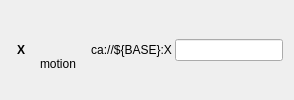
       <widget class="QWidget" name="tweak_widget" native="true">
        <layout class="QHBoxLayout" name="tweak_layout" stretch="0,0,0,0">
         <property name="spacing">
          <number>3</number>
         </property>
         <property name="topMargin">
          <number>1</number>
         </property>
         <property name="bottomMargin">
          <number>1</number>
         </property>
         <item>
          <widget class="PyDMLabel" name="PyDMLabel">
           <property name="font">
            <font>
             <weight>75</weight>
             <bold>true</bold>
            </font>
           </property>
           <property name="toolTip">
            <string/>
           </property>
           <property name="text">
            <string>X</string>
           </property>
           <property name="indent">
            <number>6</number>
           </property>
          </widget>
         </item>
         <item>
          <layout class="QVBoxLayout" name="moving_indicator_layout">
           <property name="topMargin">
            <number>0</number>
           </property>
           <item alignment="Qt::AlignHCenter">
            <widget class="PyDMByteIndicator" name="moving_indicator">
             <property name="sizePolicy">
              <sizepolicy hsizetype="Preferred" vsizetype="Preferred">
               <horstretch>0</horstretch>
               <verstretch>0</verstretch>
              </sizepolicy>
             </property>
             <property name="minimumSize">
              <size>
               <width>25</width>
               <height>25</height>
              </size>
             </property>
             <property name="maximumSize">
              <size>
               <width>25</width>
               <height>25</height>
              </size>
             </property>
             <property name="toolTip">
              <string/>
             </property>
             <property name="whatsThis">
              <string>
    Widget for graphical representation of bits from an integer number
    with support for Channels and more from PyDM

    Parameters
    ----------
    parent : QWidget
        The parent widget for the Label
    init_channel : str, optional
        The channel to be used by the widget.
    </string>
             </property>
             <property name="alarmSensitiveContent" stdset="0">
              <bool>false</bool>
             </property>
             <property name="channel" stdset="0">
              <string>ca://${BASE}:MOVING</string>
             </property>
             <property name="onColor" stdset="0">
              <color>
               <red>20</red>
               <green>100</green>
               <blue>239</blue>
              </color>
             </property>
             <property name="offColor" stdset="0">
              <color>
               <red>60</red>
               <green>60</green>
               <blue>60</blue>
              </color>
             </property>
             <property name="showLabels" stdset="0">
              <bool>false</bool>
             </property>
             <property name="circles" stdset="0">
              <bool>true</bool>
             </property>
            </widget>
           </item>
           <item alignment="Qt::AlignHCenter">
            <widget class="QLabel" name="moving_indicator_label">
             <property name="minimumSize">
              <size>
               <width>60</width>
               <height>0</height>
              </size>
             </property>
             <property name="text">
              <string>motion</string>
             </property>
             <property name="alignment">
              <set>Qt::AlignCenter</set>
             </property>
             <property name="wordWrap">
              <bool>true</bool>
             </property>
            </widget>
           </item>
          </layout>
         </item>
         <item>
          <widget class="PyDMLabel" name="user_readback">
           <property name="sizePolicy">
            <sizepolicy hsizetype="Expanding" vsizetype="Fixed">
             <horstretch>0</horstretch>
             <verstretch>0</verstretch>
            </sizepolicy>
           </property>
           <property name="minimumSize">
            <size>
             <width>0</width>
             <height>25</height>
            </size>
           </property>
           <property name="toolTip">
            <string/>
           </property>
           <property name="whatsThis">
            <string/>
           </property>
           <property name="styleSheet">
            <string notr="true"/>
           </property>
           <property name="text">
            <string>ca://${BASE}:X</string>
           </property>
           <property name="alignment">
            <set>Qt::AlignCenter</set>
           </property>
           <property name="showUnits" stdset="0">
            <bool>true</bool>
           </property>
           <property name="channel" stdset="0">
            <string>ca://${BASE}:X</string>
           </property>
          </widget>
         </item>
         <item>
          <widget class="PyDMLineEdit" name="PyDMLineEdit">
           <property name="toolTip">
            <string/>
           </property>
           <property name="channel" stdset="0">
            <string>ca://${BASE}:CMD:X</string>
           </property>
          </widget>
         </item>
        </layout>
       </widget>
